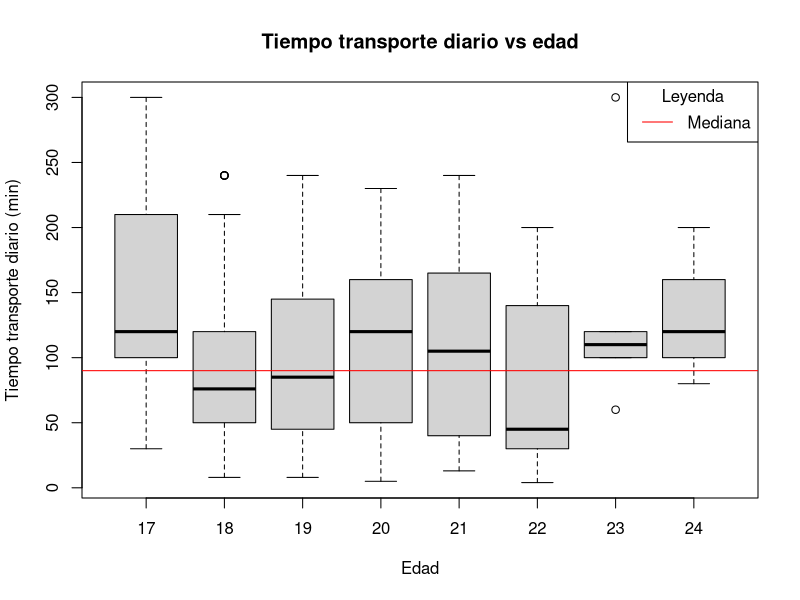
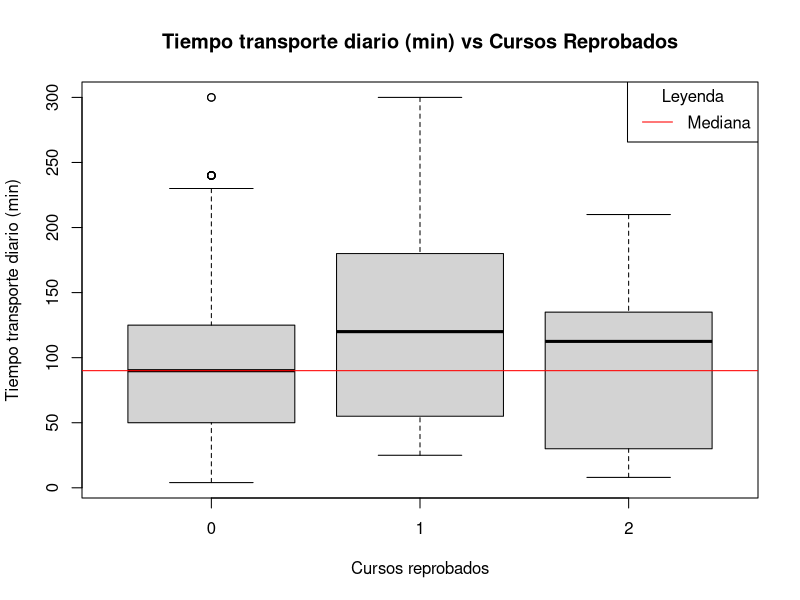
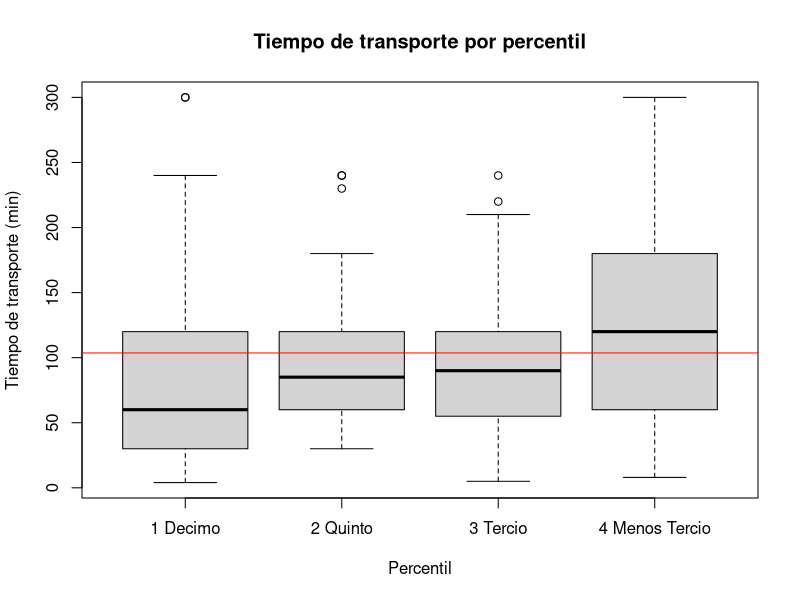
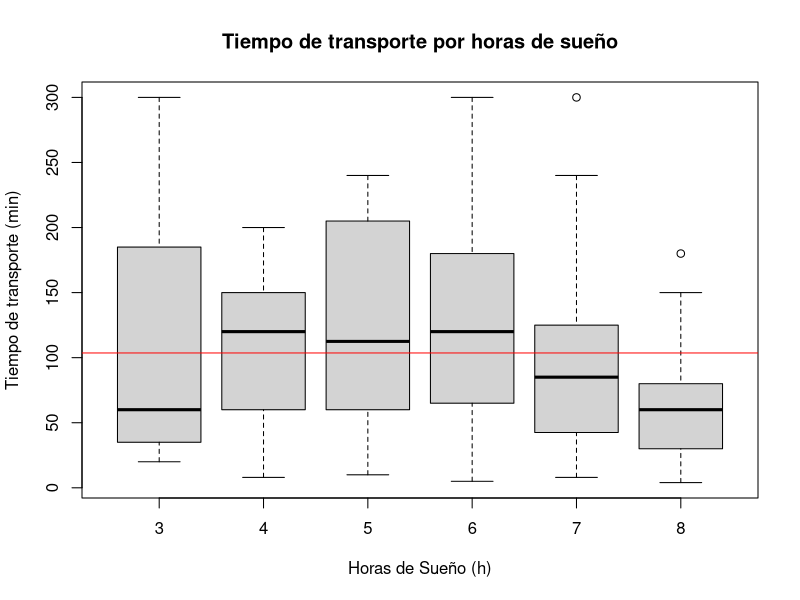

These charts were generated, in order, by the following R code:
## ---- chunk 1
library(readr)
library(dplyr)
DF<-read_csv("Base_DatosFINAL.csv")
## ---- chunk 2
alfa<- 0.05 
n=180
z<- qnorm(alfa/2, lower.tail = FALSE)
round(z,2)
## ---- chunk 3
E1<-mean(DF$Edad)-1.96*(sd(DF$Edad)/sqrt(180))
E2<-mean(DF$Edad)+1.96*(sd(DF$Edad)/sqrt(180)) 
#E1
#E2
## ---- chunk 4
T1<-mean(DF$Tiempo_Transporte)-1.96*(sd(DF$Tiempo_Transporte)/sqrt(180))
T2<-mean(DF$Tiempo_Transporte)+1.96*(sd(DF$Tiempo_Transporte)/sqrt(180))
#T1
#T2
## ---- chunk 5
TS1<-mean(DF$Transporte_Semanal)-1.96*(sd(DF$Transporte_Semanal)/sqrt(180))
TS2<-mean(DF$Transporte_Semanal)+1.96*(sd(DF$Transporte_Semanal)/sqrt(180))
#TS1
#TS2
## ---- chunk 6
P1<-mean(DF$Promedio)-1.96*(sd(DF$Promedio)/sqrt(180))
P2<-mean(DF$Promedio)+1.96*(sd(DF$Promedio)/sqrt(180))
##P1
##P2
## ---- chunk 7
HS1<-mean(DF$Tiempo_Dormir)-1.96*(sd(DF$Tiempo_Dormir)/sqrt(180))
HS2<-mean(DF$Tiempo_Dormir)+1.96*(sd(DF$Tiempo_Dormir)/sqrt(180))
#HS1
#HS2
## ---- chunk 8
NR1<-mean(DF$NroReprobados)-1.96*(sd(DF$NroReprobados)/sqrt(180))
NR2<-mean(DF$NroReprobados)+1.96*(sd(DF$NroReprobados)/sqrt(180))
#NR1
#NR2
## ---- chunk 9
boxplot(DF$Tiempo_Transporte~DF$Edad,main="Tiempo transporte diario vs edad", xlab= "Edad",ylab="Tiempo transporte diario (min)")
abline(h=median(DF$Tiempo_Transporte),col="red")
legend("topright", c("Mediana"),lty=c(1), col=c("red"),title="Leyenda",bg="white")
## ---- chunk 10
boxplot(DF$Tiempo_Transporte~DF$NroReprobados,main="Tiempo transporte diario (min) vs Cursos Reprobados", xlab= "Cursos reprobados",ylab="Tiempo transporte diario (min)")
abline(h=median(DF$Tiempo_Transporte),col="red")
legend("topright", c("Mediana"),lty=c(1), col=c("red"),title="Leyenda",bg="white")
## ---- chunk 11
t_0_100<-(DF[which(DF$Tiempo_Transporte<=100),])
t_100_200<-(DF[which(DF$Tiempo_Transporte>100 & DF$Tiempo_Transporte<=200),])
t_200_300<-(DF[which(DF$Tiempo_Transporte>200),])
"Mediana y media del promedio para un tiempo de transporte entre 0 y 100 minutos"
summary(t_0_100$Promedio)
"Mediana y media del promedio para un tiempo de transporte entre 100 y 200 minutos"
summary(t_100_200$Promedio)
"Mediana y media del promedio para un tiempo de transporte entre 200 y 300 minutos"
summary(t_200_300$Promedio)
## ---- chunk 12
boxplot(DF$Tiempo_Transporte~DF$Percentil, main="Tiempo de transporte por percentil", ylab="Tiempo de transporte (min)", xlab="Percentil")
abline(h=mean(DF$Tiempo_Transporte), col="red")
## ---- chunk 13
boxplot(DF$Tiempo_Transporte~DF$Tiempo_Dormir, main="Tiempo de transporte por horas de sueño", ylab="Tiempo de transporte (min)", xlab="Horas de Sueño (h)")
abline(h=mean(DF$Tiempo_Transporte), col="red")
## ---- chunk 14
s_3_5<-(DF[which(DF$Tiempo_Dormir<=5.5),])
s_6_8<-(DF[which(DF$Tiempo_Dormir>5.5),])
"Mediana y media del tiempo de transporte para 5 horas o menos de sueño"
summary(s_3_5$Tiempo_Transporte)

"Mediana y media del tiempo de transporte para 6 horas o más de sueño"
summary(s_6_8$Tiempo_Transporte)
